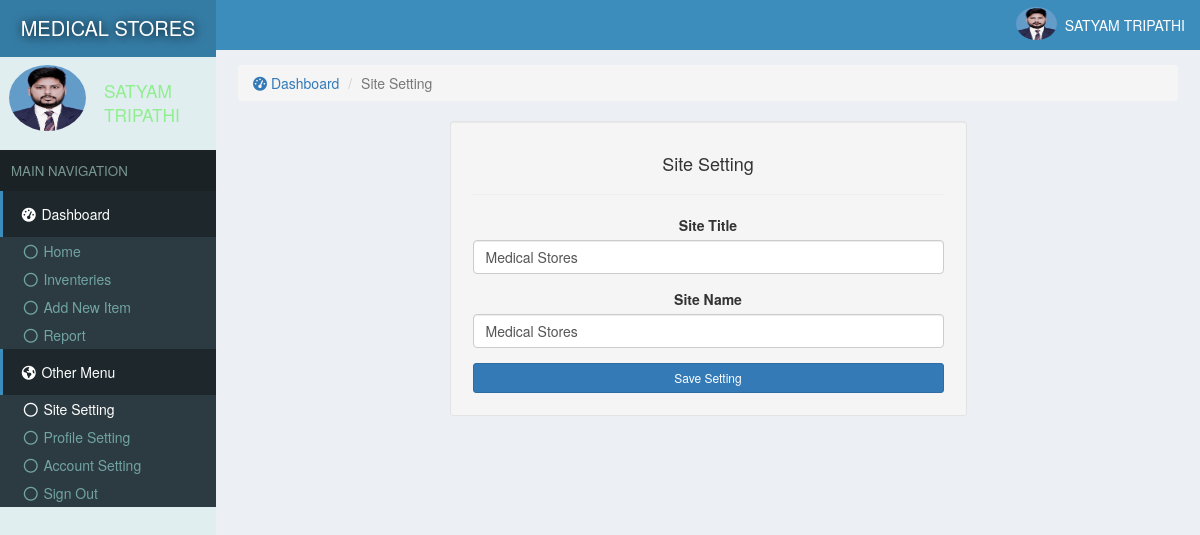
/sitesetting.php (signed in), run on the app's committed database.
### tables this page shows
CREATE TABLE `site` (
  `id` int(11) NOT NULL,
  `title` varchar(222) NOT NULL,
  `name` varchar(222) NOT NULL
);

CREATE TABLE `users` (
  `id` int(11) NOT NULL,
  `email` varchar(222) NOT NULL,
  `password` varchar(222) NOT NULL,
  `name` varchar(222) NOT NULL,
  `pic` varchar(222) NOT NULL,
  `number` varchar(222) NOT NULL,
  `date` timestamp NOT NULL DEFAULT current_timestamp()
);

### assets/function.php (called while the page is built, shortened)
<?php
function siteTitle()
{
	global $con;
	$array = $con->query("select * from site where id='1'");
	$row = $array->fetch_assoc();
	return $row['title'];
}
function siteName()
{
	global $con;
	$array = $con->query("select * from site where id='1'");
	$row = $array->fetch_assoc();
	return $row['name'];
}
 ?>

### assets/db.php (called while the page is built, shortened)
<?php
    $con = new mysqli('localhost','root','','store');
    $array = $con->query("select * from users where id ='$_SESSION[userId]'");
    $user = $array->fetch_assoc();
?>

### sitesetting.php (the view, shortened to what this page needs)
<?php require "assets/function.php" ?>
<?php require 'assets/db.php';?>
<!DOCTYPE html>
<html>
<head>
  <?php require "assets/autoloader.php" ?>
</head>
<body style="background: #ECF0F5;padding:0;margin:0">
<div class="dashboard" style="position: fixed;width: 18%;height: 100%;background:#E0EEEF">
  <div style="background:#357CA5;padding: 14px 3px;color:white;font-size: 15pt;text-align: center;text-shadow: 1px 1px 11px black">
    <a href="index.php" style="color: white;text-decoration: none;"><?php echo strtoupper(siteName()); ?> </a>
  </div>
  <div class="flex" style="padding: 3px 7px;margin:5px 2px;">
    <div><img src="photo/<?php echo $user['pic'] ?>" class='img-circle' style='width: 77px;height: 66px'></div>
    <div style="color:lightgreen;font-size: 13pt;padding: 14px 7px;margin-left: 11px;"><?php echo ucfirst($user['name']); ?></div>
  </div>
  <div style="background: #1A2226;font-size: 10pt;padding: 11px;color: #79978F">MAIN NAVIGATION</div>
  <div>
    <div style="background:#1E282C;color: white;padding: 13px 17px;border-left: 3px solid #3C8DBC;"><span><i class="fa fa-dashboard fa-fw"></i> Dashboard</span></div>
    <div class="item">
      <ul class="nostyle zero">
        <a href="index.php"><li ><i class="fa fa-circle-o fa-fw"></i> Home</li></a>
        <a href="inventeries.php"><li><i class="fa fa-circle-o fa-fw"></i> Inventeries</li></a>
       <a href="addnew.php"><li ><i class="fa fa-circle-o fa-fw"></i> Add New Item</li></a>
        <a href="reports.php"><li><i class="fa fa-circle-o fa-fw"></i> Report</li></a>
      </ul>
    </div>
  </div>
  <div style="background:#1E282C;color: white;padding: 13px 17px;border-left: 3px solid #3C8DBC;"><span><i class="fa fa-globe fa-fw"></i> Other Menu</span></div>
  <div class="item">
      <ul class="nostyle zero">
        <a href="sitesetting.php"><li style="color: white"><i class="fa fa-circle-o fa-fw"></i> Site Setting</li></a>
       <a href="profile.php"><li><i class="fa fa-circle-o fa-fw"></i> Profile Setting</li></a>
        <a href="accountSetting.php"><li><i class="fa fa-circle-o fa-fw"></i> Account Setting</li></a>
        <a href="logout.php"><li><i class="fa fa-circle-o fa-fw"></i> Sign Out</li></a>
      </ul>
    </div>
</div>
<div class="marginLeft" >
  <div style="color:white;background:#3C8DBC" >
    <div class="pull-right flex rightAccount" style="padding-right: 11px;padding: 7px;">
      <div><img src="photo/<?php echo $user['pic'] ?>" style='width: 41px;height: 33px;' class='img-circle'></div>
      <div style="padding: 8px"><?php echo ucfirst($user['name']) ?></div>
    </div>
  </div>
  <div class="content2">
<ol class="breadcrumb ">
        <li><a href="index.php"><i class="fa fa-dashboard"></i> Dashboard</a></li>
        <li class="active">Site Setting</li>
    </ol>
    <div style="width: 55%;margin: auto;padding: 22px;" class="well well-sm center">
      <h4>Site Setting</h4><hr>
      <form method="POST">
         <div class="form-group">
            <label for="some" class="col-form-label">Site Title</label>
            <input type="text" name="title" class="form-control" value="<?php echo siteTitle() ?>" id="some" required>
          </div>
          <div class="form-group">
            <label for="some" class="col-form-label">Site Name</label>
            <input type="text" name="name" value="<?php echo siteName() ?>" class="form-control" id="some"  required>
          </div>
          <div class="center">
            <button class="btn btn-primary btn-sm btn-block" name="saveSetting">Save Setting</button>
          </div>
        </form>
    </div>
</div>
</body>
</html>

### data on the page
site: name "MEDICAL STORES", title "Medical Stores", name "Medical Stores"
users: pic (picture), name "SATYAM TRIPATHI"
